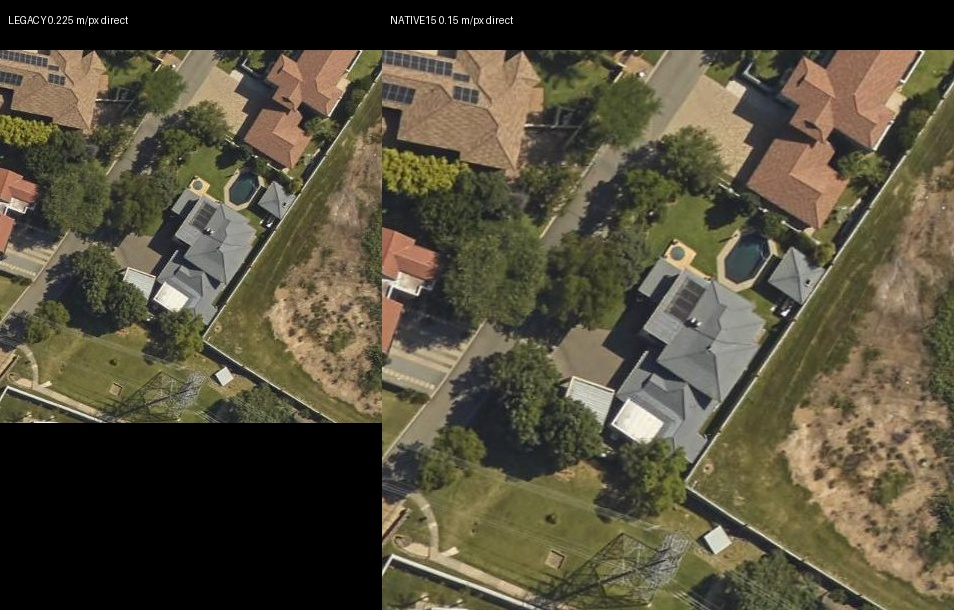
#> input picture data/investigations/geolis_resolution_audit/phase_g2_2026-09-07/derived/stand_365_AB_panel.jpg, 954 x 610 px
$ python -i pool_geometry.py   (imports and definitions only)
#> lines starting #> are read from the running program, lines starting #| are printed output that depends on the picture; after the words box and inside, x2 and y2 are one past the last pixel; in counts of white or black regions, pixels touching at a corner belong together
#> further down, picture is the input picture: shape (610, 954, 3); mean B, G, R 59.3, 78.3, 84.3
"""Numerical swimming-pool geometry fingerprints for experimental matching."""

from __future__ import annotations

import io
import math

import numpy as np
from PIL import Image
from pydantic import BaseModel, ConfigDict, Field

POOL_GEOMETRY_VERSION = "1.0.0"
NORMALIZED_POINTS = 64
MIN_POOL_AREA_FRACTION = 0.002
MAX_POOL_AREA_FRACTION = 0.45


# [25 lines that did not run here, left out]


def _cv2():
    import cv2

    return cv2


# [8 lines left out: function _bgr_from_bytes, not called in this run]


def pool_mask(bgr: np.ndarray, extra_mask: np.ndarray | None = None) -> np.ndarray:
    cv2 = _cv2()
    hsv = cv2.cvtColor(bgr, cv2.COLOR_BGR2HSV)
#> hsv: shape (610, 954, 3); mean H, S, V 26.8, 63.9, 85.3
    cyan = cv2.inRange(hsv, np.array([72, 40, 55]), np.array([145, 255, 255]))
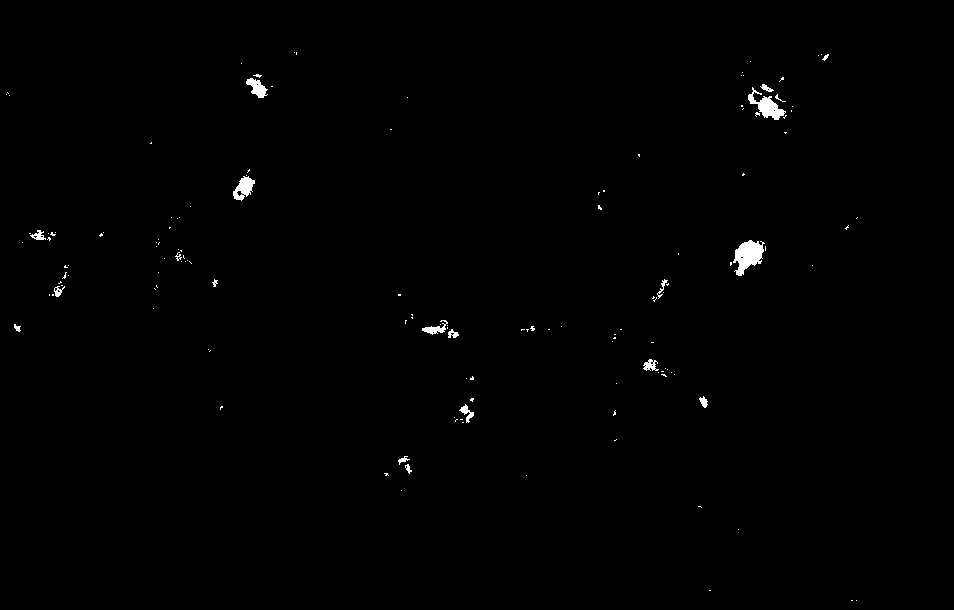
#> cyan: shape (610, 954); 0.53% white; 144 white regions (124 under 20 px), largest, box (x1, y1, x2, y2) and area: (733, 240, 765, 276) 671, (748, 87, 786, 120) 471, (233, 176, 255, 201) 308
    deep = cv2.inRange(hsv, np.array([90, 25, 40]), np.array([140, 255, 230]))
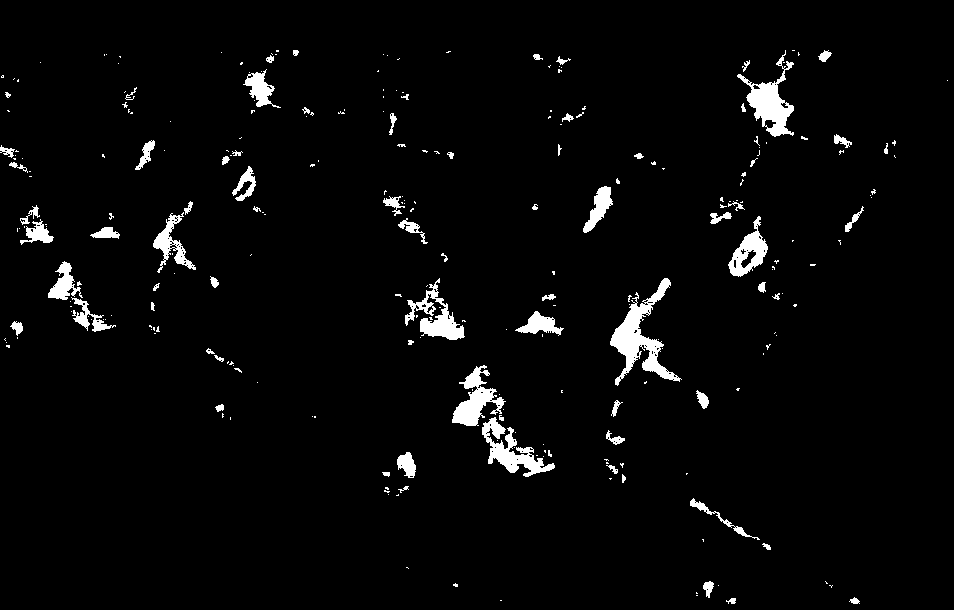
#> deep: shape (610, 954); 3.2% white; 265 white regions (191 under 20 px), largest, box (x1, y1, x2, y2) and area: (610, 278, 682, 386) 2323, (737, 50, 794, 137) 1686, (482, 417, 555, 477) 1516
    mask = cv2.bitwise_or(cyan, deep)
#> mask: shape (610, 954); 3.3% white; 267 white regions (193 under 20 px), largest, box (x1, y1, x2, y2) and area: (610, 278, 682, 386) 2324, (737, 50, 794, 137) 1688, (482, 417, 555, 477) 1516
    kernel = np.ones((5, 5), np.uint8)
    mask = cv2.morphologyEx(mask, cv2.MORPH_OPEN, kernel)
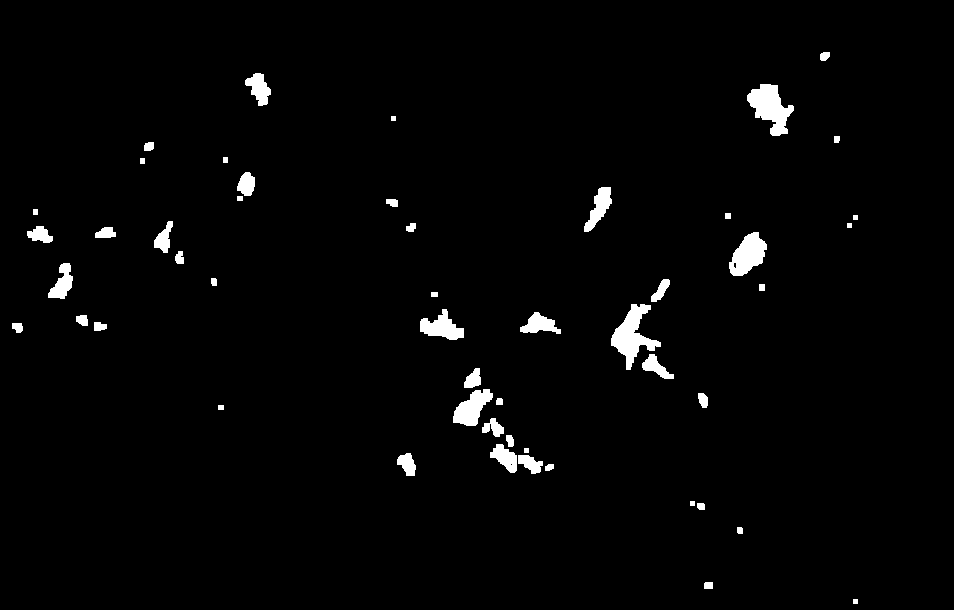
#> mask: shape (610, 954); 2.1% white; 51 white regions, largest, box (x1, y1, x2, y2) and area: (611, 304, 661, 370) 1374, (747, 84, 794, 136) 1320, (729, 232, 767, 276) 1036
    mask = cv2.morphologyEx(mask, cv2.MORPH_CLOSE, np.ones((7, 7), np.uint8))
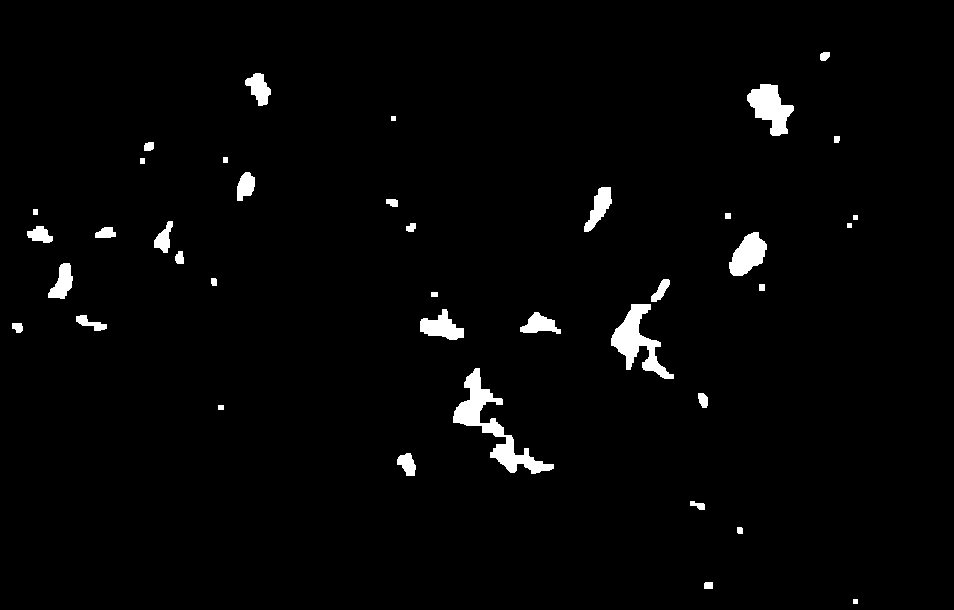
#> mask: shape (610, 954); 2.2% white; 39 white regions, largest, box (x1, y1, x2, y2) and area: (453, 368, 554, 474) 2508, (611, 304, 674, 379) 1787, (747, 84, 794, 136) 1355
    if extra_mask is not None:
        mask = cv2.bitwise_and(mask, extra_mask)
    return mask


# [296 lines left out: functions _roof_centroid, _point_along_contour, _resample_contour, _normalize_contour, _shape_class, _curved_sections and 6 more, not called in this run]

>>> import cv2
>>> picture = cv2.imread('../../../data/investigations/geolis_resolution_audit/phase_g2_2026-09-07/derived/stand_365_AB_panel.jpg')
>>> result = pool_mask(picture)

$ run again, on data/investigations/geolis_resolution_audit/phase_g2_2026-09-07/derived/stand_408_AB_panel.jpg
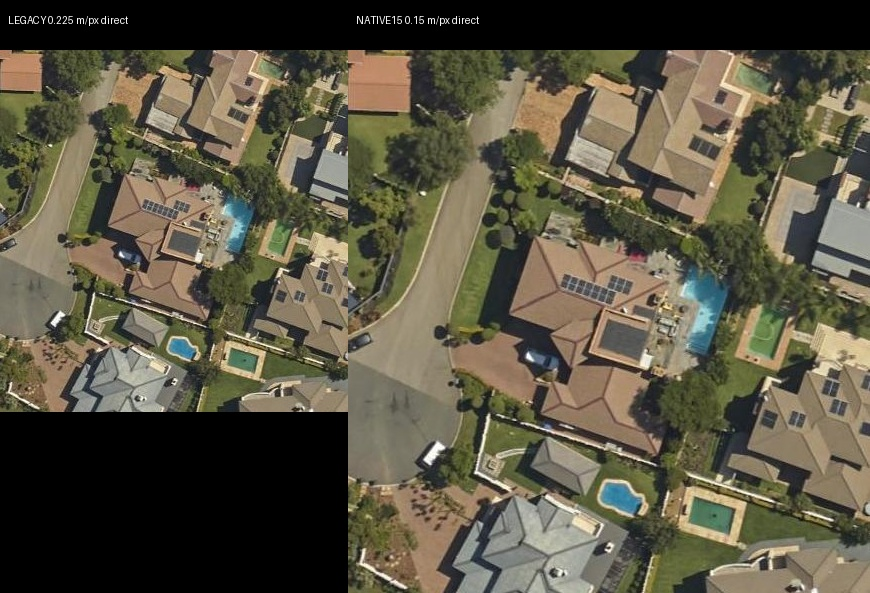
#> input picture data/investigations/geolis_resolution_audit/phase_g2_2026-09-07/derived/stand_408_AB_panel.jpg, 870 x 593 px
#> picture is the input picture: shape (593, 870, 3); mean B, G, R 66.9, 84.8, 89.9
#> hsv: shape (593, 870, 3); mean H, S, V 26.5, 59.8, 92
#> in pool_mask, `cyan = cv2.inRange(hsv, np.array([72, 40, 55]), np.array([145, 255, 25..`:
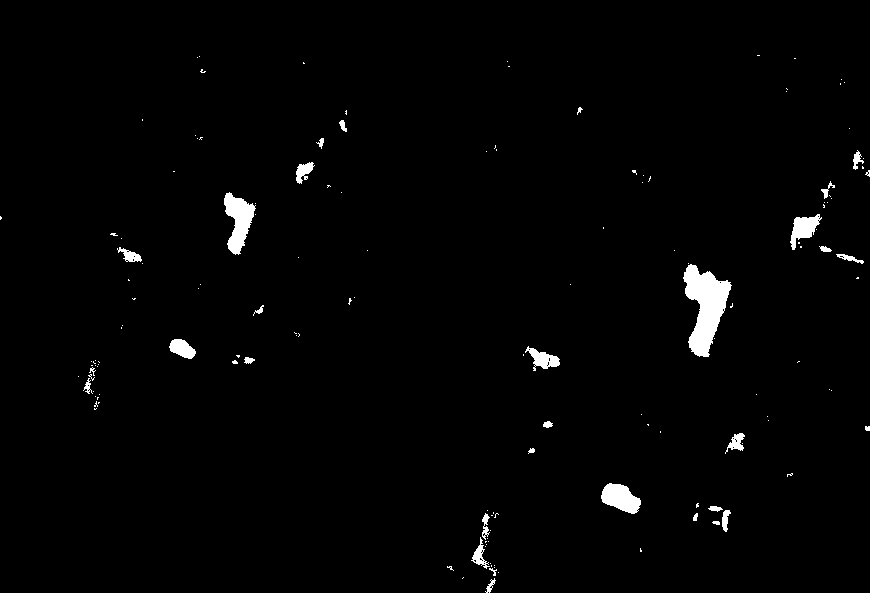
#> cyan: shape (593, 870); 1.5% white; 147 white regions (116 under 20 px), largest, box (x1, y1, x2, y2) and area: (683, 264, 732, 357) 2445, (224, 192, 256, 255) 1091, (601, 483, 641, 514) 799
#> deep: shape (593, 870); 3.9% white; 276 white regions (184 under 20 px), largest, box (x1, y1, x2, y2) and area: (683, 261, 737, 359) 2455, (484, 251, 566, 378) 2316, (789, 179, 870, 267) 1706
#> in pool_mask, `mask = cv2.morphologyEx(mask, cv2.MORPH_CLOSE, np.ones((7, 7), np.uint..`:
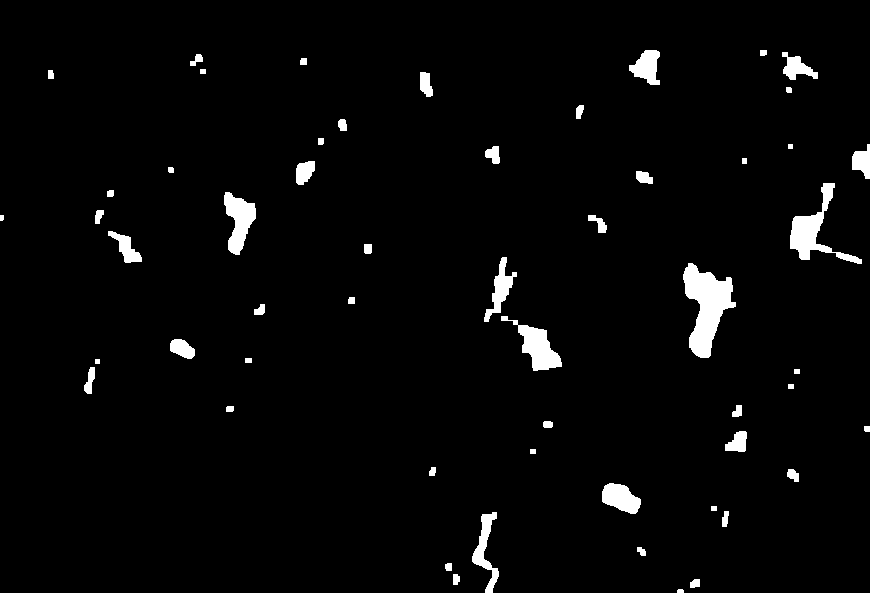
#> mask: shape (593, 870); 2.9% white; 55 white regions, largest, box (x1, y1, x2, y2) and area: (683, 263, 736, 358) 2654, (790, 183, 862, 264) 1602, (501, 316, 562, 371) 1242

$ run again, on data/investigations/geolis_resolution_audit/phase_g2_2026-09-07/derived/stand_420_AB_panel.jpg
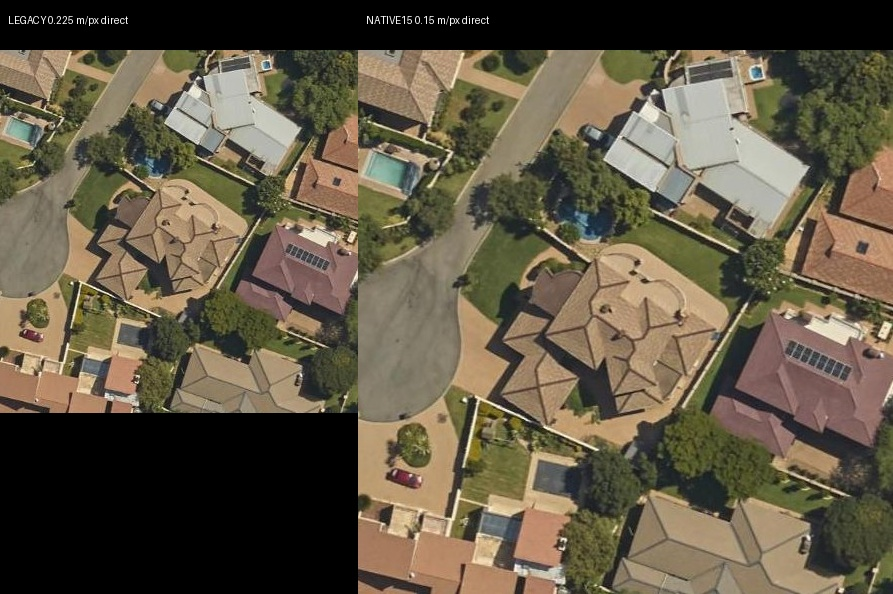
#> input picture data/investigations/geolis_resolution_audit/phase_g2_2026-09-07/derived/stand_420_AB_panel.jpg, 893 x 594 px
#> picture is the input picture: shape (594, 893, 3); mean B, G, R 69, 87.9, 97.4
#> hsv: shape (594, 893, 3); mean H, S, V 22.9, 64.3, 98.5
#> in pool_mask, `cyan = cv2.inRange(hsv, np.array([72, 40, 55]), np.array([145, 255, 25..`:
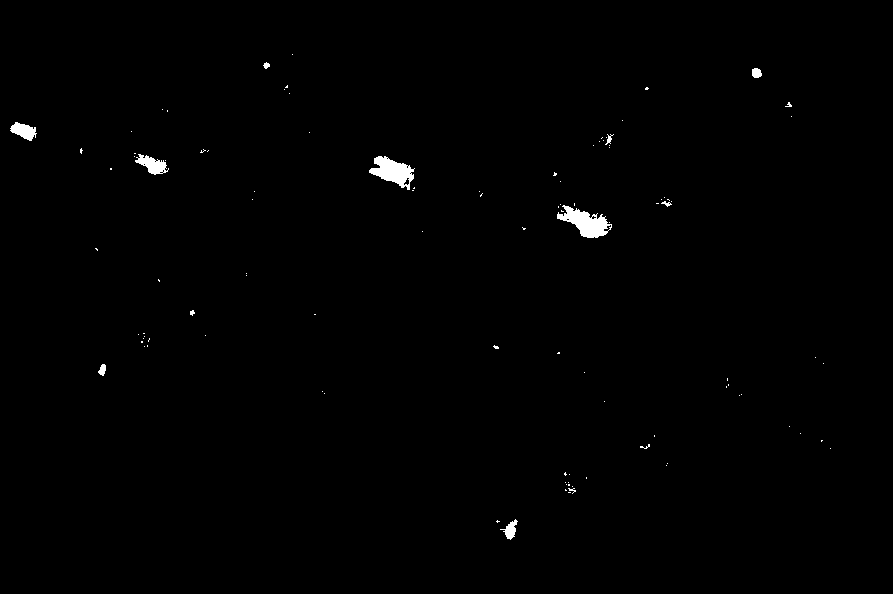
#> cyan: shape (594, 893); 0.58% white; 104 white regions (93 under 20 px), largest, box (x1, y1, x2, y2) and area: (557, 205, 612, 238) 891, (369, 156, 415, 190) 817, (135, 154, 169, 175) 360
#> deep: shape (594, 893); 2.2% white; 196 white regions (125 under 20 px), largest, box (x1, y1, x2, y2) and area: (534, 160, 613, 239) 1652, (710, 332, 755, 403) 939, (783, 415, 870, 458) 720
#> in pool_mask, `mask = cv2.morphologyEx(mask, cv2.MORPH_OPEN, kernel)`:
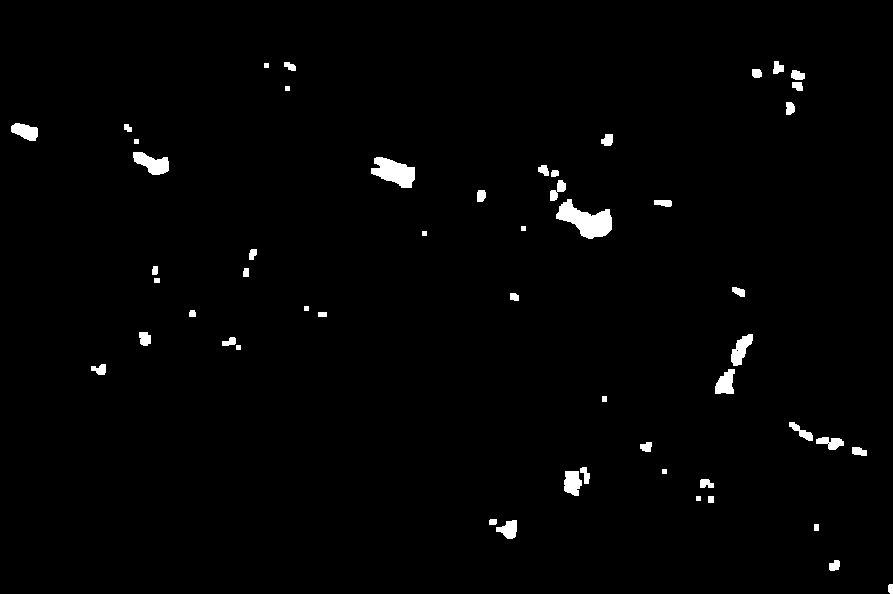
#> mask: shape (594, 893); 1.4% white; 53 white regions, largest, box (x1, y1, x2, y2) and area: (556, 199, 612, 239) 1181, (371, 157, 415, 188) 854, (133, 152, 169, 175) 501

$ run again, on data/investigations/geolis_resolution_audit/phase_g2_2026-09-07/derived/stand_491_AB_panel.jpg
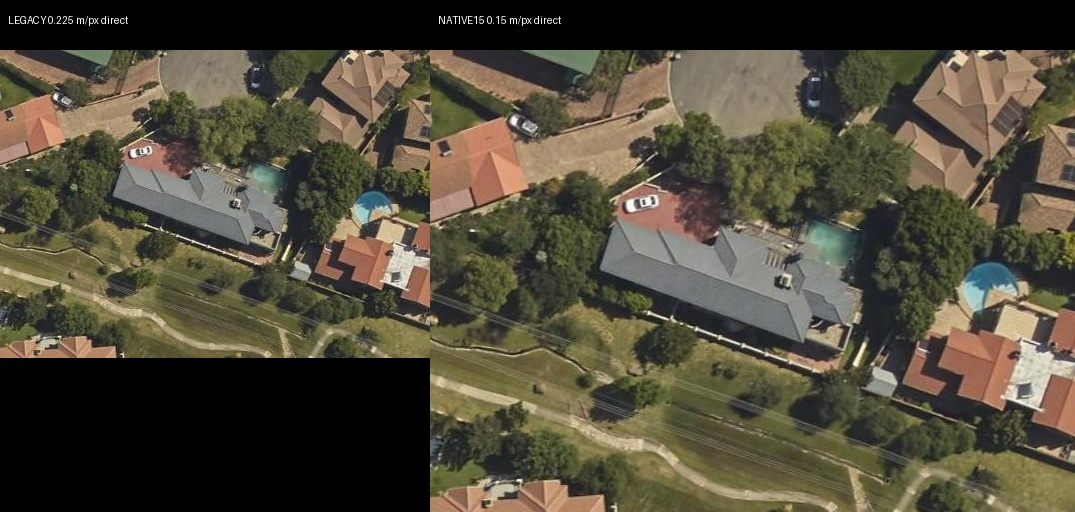
#> input picture data/investigations/geolis_resolution_audit/phase_g2_2026-09-07/derived/stand_491_AB_panel.jpg, 1075 x 512 px
#> picture is the input picture: shape (512, 1075, 3); mean B, G, R 58, 74.5, 80.3
#> hsv: shape (512, 1075, 3); mean H, S, V 29, 61.1, 81.9
#> in pool_mask, `cyan = cv2.inRange(hsv, np.array([72, 40, 55]), np.array([145, 255, 25..`:
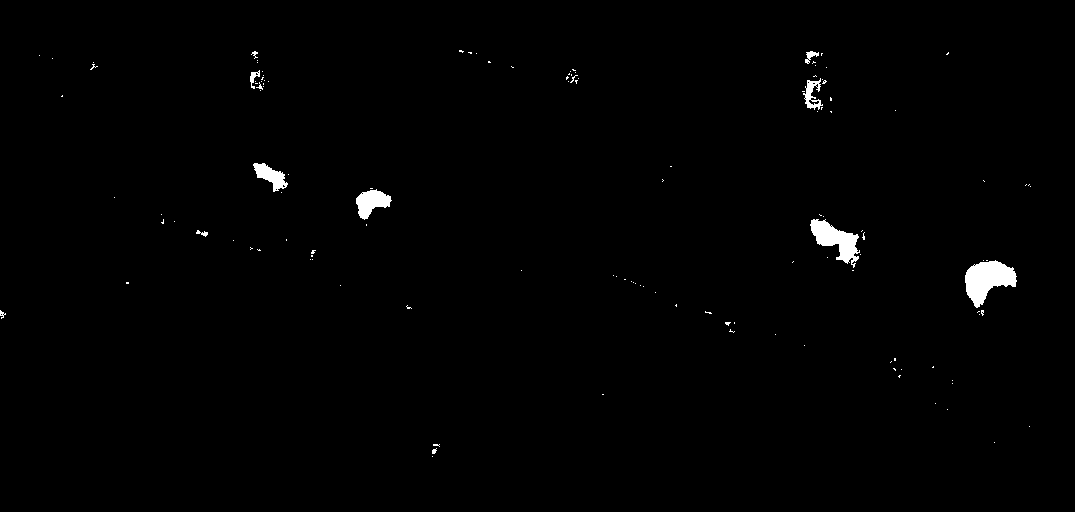
#> cyan: shape (512, 1075); 0.84% white; 129 white regions (118 under 20 px), largest, box (x1, y1, x2, y2) and area: (965, 260, 1017, 308) 1444, (810, 219, 860, 268) 1102, (356, 189, 392, 220) 638
#> deep: shape (512, 1075); 3.5% white; 325 white regions (230 under 20 px), largest, box (x1, y1, x2, y2) and area: (801, 50, 844, 125) 1769, (595, 266, 789, 346) 1674, (965, 245, 1046, 297) 1553
#> in pool_mask, `mask = cv2.morphologyEx(mask, cv2.MORPH_CLOSE, np.ones((7, 7), np.uint..`:
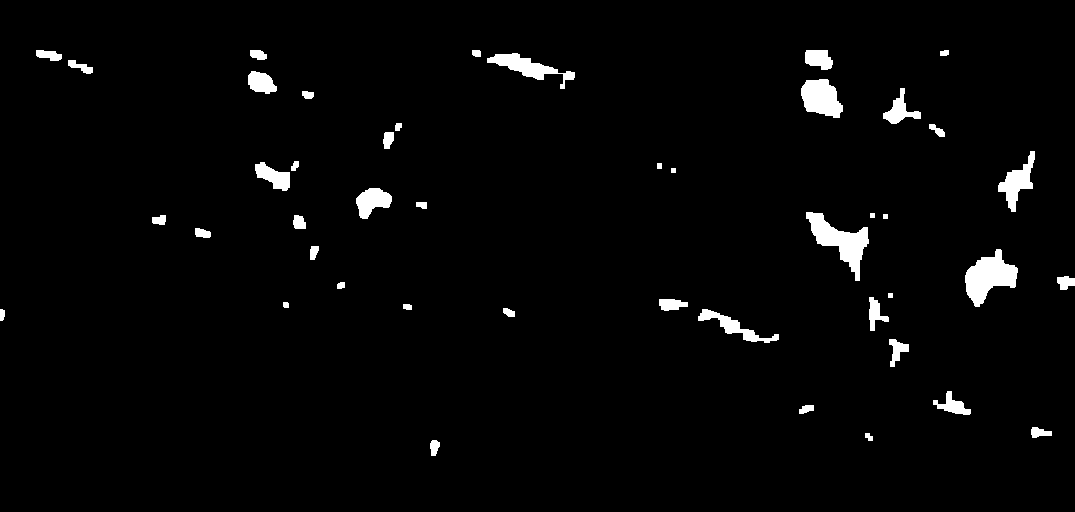
#> mask: shape (512, 1075); 2.5% white; 45 white regions, largest, box (x1, y1, x2, y2) and area: (965, 249, 1018, 307) 1670, (806, 212, 869, 281) 1652, (801, 79, 843, 118) 1176
